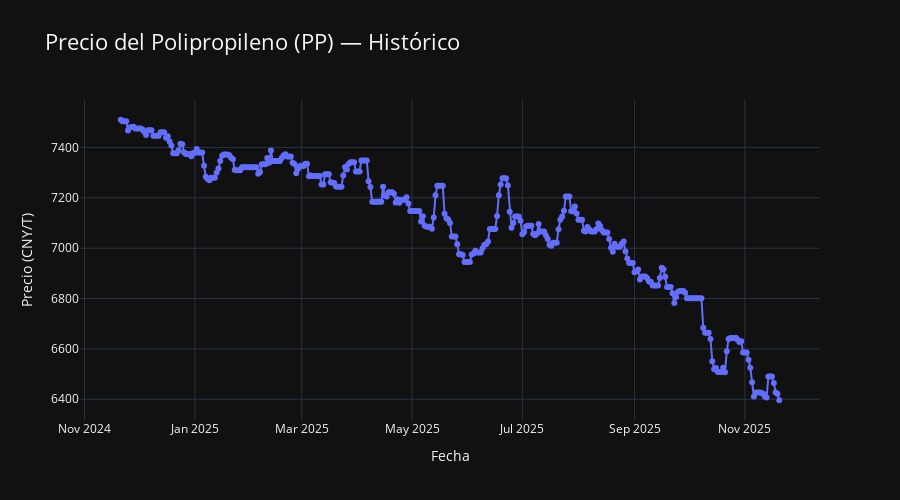

The cell this chart's notebook holds for it:
### Code cell
import pandas as pd
import plotly.express as px



fig = px.line(
    df_plot,
    x="Date",
    y="Price",
    title="Precio del Polipropileno (PP) — Histórico",
    markers=True
)

fig.update_layout(
    xaxis_title="Fecha",
    yaxis_title="Precio (CNY/T)",
    hovermode="x unified",
    template="plotly_dark",
    title_font=dict(size=22),
    height=500
)

### Figure 1 — Plotly figure (JSON) as saved in the notebook; plotly's stock layout.template omitted (floating-point values rounded to 4 significant figures; data arrays with more than 128 entries replaced by an {"elided": "..."} marker saying what was removed)
{"data": [{"hovertemplate": "Date=%{x}<br>Price=%{y}<extra></extra>", "legendgroup": "", "line": {"color": "#636efa", "dash": "solid"}, "marker": {"symbol": "circle"}, "mode": "lines+markers", "name": "", "orientation": "v", "showlegend": false, "type": "scatter", "x": {"elided": "365 str values"}, "xaxis": "x", "y": {"elided": "365 float values"}, "yaxis": "y"}], "layout": {"height": 500, "hovermode": "x unified", "legend": {"tracegroupgap": 0}, "title": {"font": {"size": 22}, "text": "Precio del Polipropileno (PP) — Histórico"}, "xaxis": {"anchor": "y", "domain": [0, 1], "title": {"text": "Fecha"}}, "yaxis": {"anchor": "x", "domain": [0, 1], "title": {"text": "Precio (CNY/T)"}}}}
